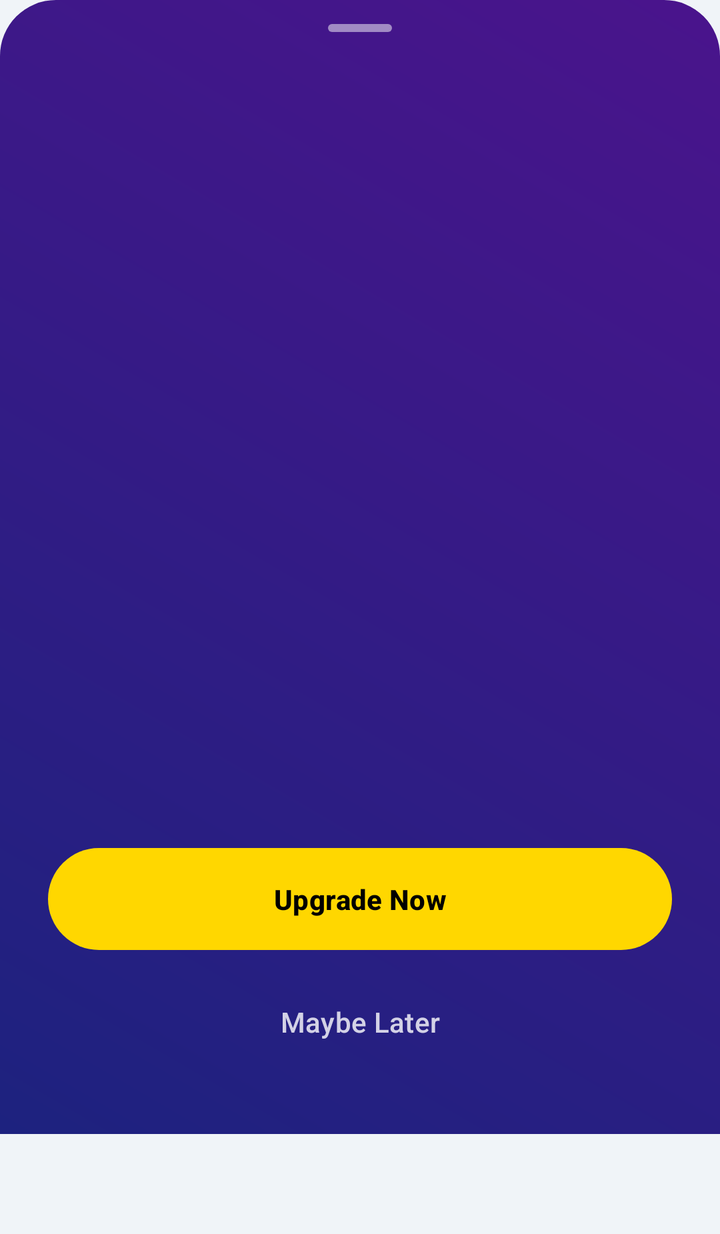
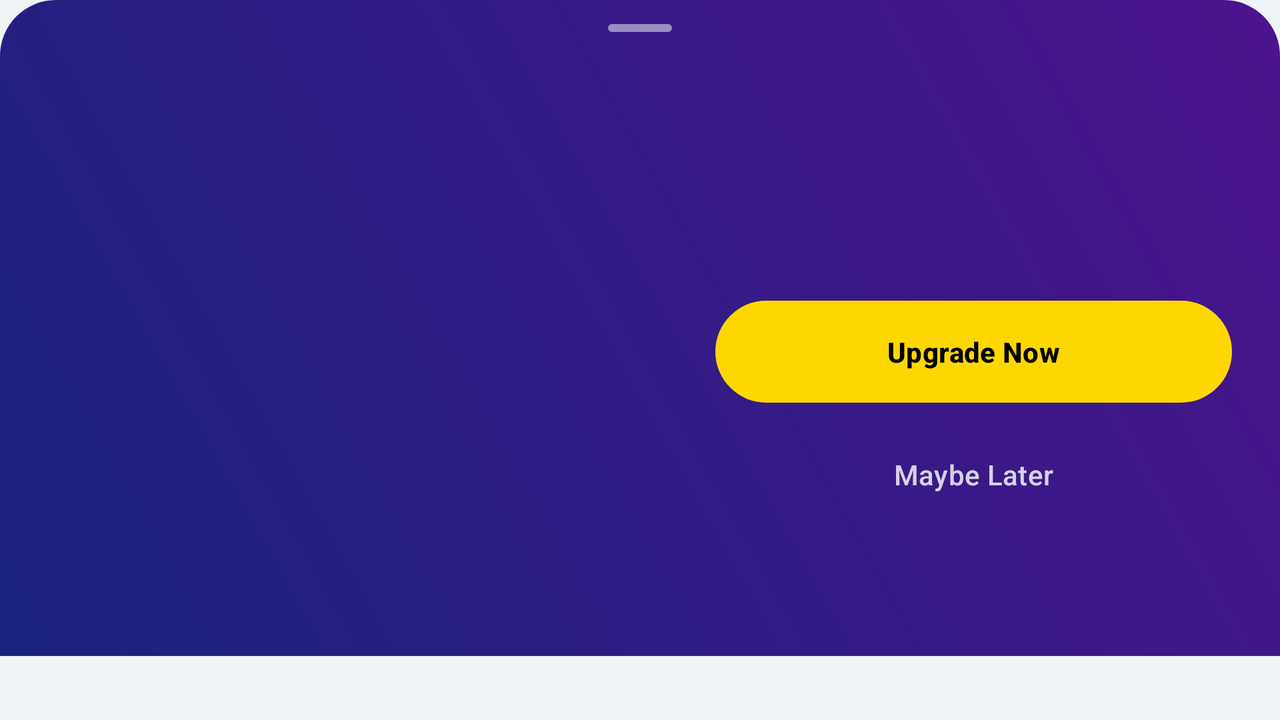

An Android layout and its configuration variant, each rendered on a device that would load it. The default file and the variant file are quoted in full after the pictures.
<!-- AndroidManifest.xml: application theme Theme.MedicationWizard -->
<!-- res/layout/bottom_sheet_premium.xml -->
<?xml version="1.0" encoding="utf-8"?>
<LinearLayout xmlns:android="http://schemas.android.com/apk/res/android"
    xmlns:app="http://schemas.android.com/apk/res-auto"
    android:layout_width="match_parent"
    android:layout_height="wrap_content"
    android:background="@drawable/bg_premium_sheet"
    android:orientation="vertical">

    <com.google.android.material.bottomsheet.BottomSheetDragHandleView
        android:id="@+id/drag_handle"
        android:layout_width="match_parent"
        android:layout_height="wrap_content"
        app:tint="#80FFFFFF" />

    <androidx.core.widget.NestedScrollView
        android:layout_width="match_parent"
        android:layout_height="0dp"
        android:layout_weight="1">

        <LinearLayout
            android:layout_width="match_parent"
            android:layout_height="wrap_content"
            android:orientation="vertical"
            android:paddingHorizontal="24dp"
            android:paddingBottom="32dp">

            <androidx.viewpager2.widget.ViewPager2
                android:id="@+id/benefit_pager"
                android:layout_width="match_parent"
                android:layout_height="320dp"
                android:layout_marginTop="8dp" />

            <com.google.android.material.tabs.TabLayout
                android:id="@+id/tab_indicator"
                android:layout_width="wrap_content"
                android:layout_height="12dp"
                android:layout_gravity="center"
                android:layout_marginTop="8dp"
                android:background="@android:color/transparent"
                app:tabBackground="@drawable/dot_indicator_premium"
                app:tabGravity="center"
                app:tabIndicatorHeight="0dp"
                app:tabMaxWidth="12dp"
                app:tabPaddingEnd="8dp"
                app:tabPaddingStart="8dp"
                app:tabRippleColor="@null" />

            <com.google.android.material.button.MaterialButton
                android:id="@+id/btn_upgrade"
                style="@style/Widget.Material3.Button"
                android:layout_width="match_parent"
                android:layout_height="wrap_content"
                android:layout_marginTop="24dp"
                android:padding="16dp"
                android:text="@string/premium_upgrade_button"
                android:textColor="#000000"
                android:textStyle="bold"
                app:backgroundTint="#FFD700"
                app:rippleColor="#40000000" />

            <com.google.android.material.button.MaterialButton
                android:id="@+id/btn_maybe_later"
                style="@style/Widget.Material3.Button.TextButton"
                android:layout_width="match_parent"
                android:layout_height="wrap_content"
                android:layout_marginTop="8dp"
                android:text="@string/premium_maybe_later"
                android:textColor="#CCFFFFFF" />

        </LinearLayout>
    </androidx.core.widget.NestedScrollView>

    <include layout="@layout/layout_ad_container" />

</LinearLayout>
<!-- res/layout/layout_ad_container.xml (included above) -->
<?xml version="1.0" encoding="utf-8"?>
<FrameLayout xmlns:android="http://schemas.android.com/apk/res/android"
    android:id="@+id/ad_container"
    android:layout_width="match_parent"
    android:layout_height="wrap_content"
    android:background="@drawable/bg_ad_banner"
    android:minHeight="@dimen/ad_banner_min_height" />
<!-- resources referenced by this layout -->
<resources>
  <dimen name="ad_banner_min_height">50dp</dimen>
  <!-- drawable bg_ad_banner (drawable) -->
  <?xml version="1.0" encoding="utf-8"?>
  <shape xmlns:android="http://schemas.android.com/apk/res/android"
      android:shape="rectangle">
      
      <solid android:color="?attr/android:colorBackground" />
  </shape>
  <!-- drawable bg_premium_sheet (drawable) -->
  <?xml version="1.0" encoding="utf-8"?>
  <shape xmlns:android="http://schemas.android.com/apk/res/android">
      <gradient
          android:angle="45"
          android:endColor="#4A148C"
          android:startColor="#1A237E" />
      <corners
          android:topLeftRadius="28dp"
          android:topRightRadius="28dp" />
  </shape>
  <!-- drawable dot_indicator_premium (drawable) -->
  <?xml version="1.0" encoding="utf-8"?>
  <selector xmlns:android="http://schemas.android.com/apk/res/android">
      <item android:state_selected="true">
          <layer-list>
              <item android:bottom="2dp" android:left="2dp" android:right="2dp" android:top="2dp">
                  <shape android:shape="oval">
                      <solid android:color="#FFFFFF" />
                      <size android:width="8dp" android:height="8dp" />
                  </shape>
              </item>
          </layer-list>
      </item>
      <item>
          <layer-list>
              <item android:bottom="2dp" android:left="2dp" android:right="2dp" android:top="2dp">
                  <shape android:shape="oval">
                      <solid android:color="#66FFFFFF" />
                      <size android:width="8dp" android:height="8dp" />
                  </shape>
              </item>
          </layer-list>
      </item>
  </selector>
  <string name="premium_maybe_later">Maybe Later</string>
  <string name="premium_upgrade_button">Upgrade Now</string>
  <color name="md_theme_light_primary">#006492</color>
  <color name="md_theme_light_onPrimary">#FFFFFF</color>
  <color name="md_theme_light_primaryContainer">#CAE6FF</color>
  <color name="md_theme_light_onPrimaryContainer">#001E30</color>
  <color name="md_theme_light_secondary">#006874</color>
  <color name="md_theme_light_onSecondary">#FFFFFF</color>
  <color name="md_theme_light_secondaryContainer">#97F0FF</color>
  <color name="md_theme_light_onSecondaryContainer">#001F24</color>
  <color name="md_theme_light_tertiary">#605A7D</color>
  <color name="md_theme_light_onTertiary">#FFFFFF</color>
  <color name="md_theme_light_tertiaryContainer">#E6DEFF</color>
  <color name="md_theme_light_onTertiaryContainer">#1D1736</color>
  <color name="md_theme_light_background">#F0F4F8</color>
  <style name="Widget.MedicationWizard.Card.Elevated" parent="Widget.Material3.CardView.Elevated">
          <item name="cardElevation">6dp</item>
          <item name="cardCornerRadius">24dp</item>
          <item name="cardBackgroundColor">@color/md_theme_light_surface</item>
          
          <item name="strokeWidth">0dp</item>
      </style>
  <color name="md_theme_light_surface">#FFFFFF</color>
  <!-- some entries are left out for length -->
</resources>
<!-- res/layout-land/bottom_sheet_premium.xml (the repository's variant of the layout above) -->
<!-- drawn on the phone turned sideways -->
<?xml version="1.0" encoding="utf-8"?>
<LinearLayout xmlns:android="http://schemas.android.com/apk/res/android"
    xmlns:app="http://schemas.android.com/apk/res-auto"
    android:layout_width="match_parent"
    android:layout_height="wrap_content"
    android:background="@drawable/bg_premium_sheet"
    android:orientation="vertical">

    <com.google.android.material.bottomsheet.BottomSheetDragHandleView
        android:id="@+id/drag_handle"
        android:layout_width="match_parent"
        android:layout_height="wrap_content"
        app:tint="#80FFFFFF" />

    <androidx.core.widget.NestedScrollView
        android:layout_width="match_parent"
        android:layout_height="0dp"
        android:layout_weight="1">

        <LinearLayout
            android:layout_width="match_parent"
            android:layout_height="wrap_content"
            android:baselineAligned="false"
            android:orientation="horizontal"
            android:paddingHorizontal="24dp"
            android:paddingBottom="24dp">

            
            <LinearLayout
                android:layout_width="0dp"
                android:layout_height="wrap_content"
                android:layout_weight="1.2"
                android:orientation="vertical">

                <androidx.viewpager2.widget.ViewPager2
                    android:id="@+id/benefit_pager"
                    android:layout_width="match_parent"
                    android:layout_height="280dp"
                    android:layout_marginTop="8dp" />

                <com.google.android.material.tabs.TabLayout
                    android:id="@+id/tab_indicator"
                    android:layout_width="wrap_content"
                    android:layout_height="12dp"
                    android:layout_gravity="center"
                    android:layout_marginTop="12dp"
                    android:background="@android:color/transparent"
                    app:tabBackground="@drawable/dot_indicator_premium"
                    app:tabGravity="center"
                    app:tabIndicatorHeight="0dp"
                    app:tabMaxWidth="12dp"
                    app:tabPaddingEnd="8dp"
                    app:tabPaddingStart="8dp"
                    app:tabRippleColor="@null" />
            </LinearLayout>

            
            <LinearLayout
                android:layout_width="0dp"
                android:layout_height="wrap_content"
                android:layout_gravity="center_vertical"
                android:layout_marginStart="24dp"
                android:layout_weight="1"
                android:orientation="vertical">

                <com.google.android.material.button.MaterialButton
                    android:id="@+id/btn_upgrade"
                    style="@style/Widget.Material3.Button"
                    android:layout_width="match_parent"
                    android:layout_height="wrap_content"
                    android:padding="16dp"
                    android:text="@string/premium_upgrade_button"
                    android:textColor="#000000"
                    android:textStyle="bold"
                    app:backgroundTint="#FFD700"
                    app:rippleColor="#40000000" />

                <com.google.android.material.button.MaterialButton
                    android:id="@+id/btn_maybe_later"
                    style="@style/Widget.Material3.Button.TextButton"
                    android:layout_width="match_parent"
                    android:layout_height="wrap_content"
                    android:layout_marginTop="8dp"
                    android:text="@string/premium_maybe_later"
                    android:textColor="#CCFFFFFF" />
            </LinearLayout>

        </LinearLayout>
    </androidx.core.widget.NestedScrollView>

    <include layout="@layout/layout_ad_container" />

</LinearLayout>
<!-- resources referenced by the variant -->
<!-- as the phone turned sideways resolves them -->
<resources>
  <!-- from res/values-land/ -->
  <dimen name="ad_banner_min_height">32dp</dimen>
  <!-- drawable bg_ad_banner (drawable) -->
  <?xml version="1.0" encoding="utf-8"?>
  <shape xmlns:android="http://schemas.android.com/apk/res/android"
      android:shape="rectangle">
      
      <solid android:color="?attr/android:colorBackground" />
  </shape>
  <!-- drawable bg_premium_sheet (drawable) -->
  <?xml version="1.0" encoding="utf-8"?>
  <shape xmlns:android="http://schemas.android.com/apk/res/android">
      <gradient
          android:angle="45"
          android:endColor="#4A148C"
          android:startColor="#1A237E" />
      <corners
          android:topLeftRadius="28dp"
          android:topRightRadius="28dp" />
  </shape>
  <!-- drawable dot_indicator_premium (drawable) -->
  <?xml version="1.0" encoding="utf-8"?>
  <selector xmlns:android="http://schemas.android.com/apk/res/android">
      <item android:state_selected="true">
          <layer-list>
              <item android:bottom="2dp" android:left="2dp" android:right="2dp" android:top="2dp">
                  <shape android:shape="oval">
                      <solid android:color="#FFFFFF" />
                      <size android:width="8dp" android:height="8dp" />
                  </shape>
              </item>
          </layer-list>
      </item>
      <item>
          <layer-list>
              <item android:bottom="2dp" android:left="2dp" android:right="2dp" android:top="2dp">
                  <shape android:shape="oval">
                      <solid android:color="#66FFFFFF" />
                      <size android:width="8dp" android:height="8dp" />
                  </shape>
              </item>
          </layer-list>
      </item>
  </selector>
  <string name="premium_maybe_later">Maybe Later</string>
  <string name="premium_upgrade_button">Upgrade Now</string>
  <color name="md_theme_light_primary">#006492</color>
  <color name="md_theme_light_onPrimary">#FFFFFF</color>
  <color name="md_theme_light_primaryContainer">#CAE6FF</color>
  <color name="md_theme_light_onPrimaryContainer">#001E30</color>
  <color name="md_theme_light_secondary">#006874</color>
  <color name="md_theme_light_onSecondary">#FFFFFF</color>
  <color name="md_theme_light_secondaryContainer">#97F0FF</color>
  <color name="md_theme_light_onSecondaryContainer">#001F24</color>
  <color name="md_theme_light_tertiary">#605A7D</color>
  <color name="md_theme_light_onTertiary">#FFFFFF</color>
  <color name="md_theme_light_tertiaryContainer">#E6DEFF</color>
  <color name="md_theme_light_onTertiaryContainer">#1D1736</color>
  <color name="md_theme_light_background">#F0F4F8</color>
  <style name="Widget.MedicationWizard.Card.Elevated" parent="Widget.Material3.CardView.Elevated">
          <item name="cardElevation">6dp</item>
          <item name="cardCornerRadius">24dp</item>
          <item name="cardBackgroundColor">@color/md_theme_light_surface</item>
          
          <item name="strokeWidth">0dp</item>
      </style>
  <color name="md_theme_light_surface">#FFFFFF</color>
  <!-- some entries are left out for length -->
</resources>
